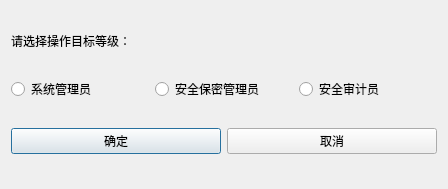
<?xml version="1.0" encoding="UTF-8"?>
<ui version="4.0">
 <class>UserLevel</class>
 <widget class="QDialog" name="UserLevel">
  <property name="windowModality">
   <enum>Qt::WindowModal</enum>
  </property>
  <property name="enabled">
   <bool>true</bool>
  </property>
  <property name="geometry">
   <rect>
    <x>0</x>
    <y>0</y>
    <width>448</width>
    <height>189</height>
   </rect>
  </property>
  <property name="windowTitle">
   <string/>
  </property>
  <layout class="QVBoxLayout" name="verticalLayout">
   <item>
    <widget class="QLabel" name="label">
     <property name="enabled">
      <bool>true</bool>
     </property>
     <property name="sizePolicy">
      <sizepolicy hsizetype="Preferred" vsizetype="Fixed">
       <horstretch>0</horstretch>
       <verstretch>0</verstretch>
      </sizepolicy>
     </property>
     <property name="mouseTracking">
      <bool>true</bool>
     </property>
     <property name="text">
      <string>请选择操作目标等级：</string>
     </property>
    </widget>
   </item>
   <item>
    <layout class="QHBoxLayout" name="horizontalLayout">
     <property name="sizeConstraint">
      <enum>QLayout::SetDefaultConstraint</enum>
     </property>
     <item>
      <widget class="QRadioButton" name="radioButton_0">
       <property name="text">
        <string>系统管理员</string>
       </property>
      </widget>
     </item>
     <item>
      <widget class="QRadioButton" name="radioButton_1">
       <property name="text">
        <string>安全保密管理员</string>
       </property>
      </widget>
     </item>
     <item>
      <widget class="QRadioButton" name="radioButton_2">
       <property name="text">
        <string>安全审计员</string>
       </property>
      </widget>
     </item>
    </layout>
   </item>
   <item>
    <layout class="QHBoxLayout" name="horizontalLayout_2">
     <item>
      <widget class="QPushButton" name="OK_btn">
       <property name="text">
        <string>确定</string>
       </property>
      </widget>
     </item>
     <item>
      <widget class="QPushButton" name="CancelBtn">
       <property name="text">
        <string>取消</string>
       </property>
      </widget>
     </item>
    </layout>
   </item>
  </layout>
 </widget>
 <resources/>
 <connections/>
</ui>
